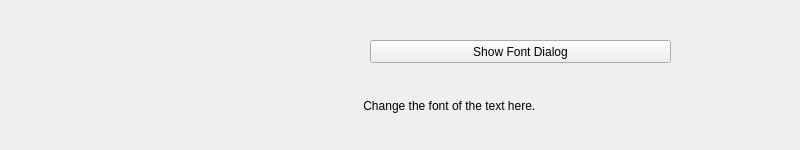
<?xml version="1.0" encoding="UTF-8"?>
<ui version="4.0">
 <class>Widget</class>
 <widget class="QWidget" name="Widget">
  <property name="geometry">
   <rect>
    <x>0</x>
    <y>0</y>
    <width>800</width>
    <height>150</height>
   </rect>
  </property>
  <property name="windowTitle">
   <string>Widget</string>
  </property>
  <widget class="QPushButton" name="showFontDialogButton">
   <property name="geometry">
    <rect>
     <x>370</x>
     <y>40</y>
     <width>301</width>
     <height>23</height>
    </rect>
   </property>
   <property name="text">
    <string>Show Font Dialog</string>
   </property>
  </widget>
  <widget class="QLabel" name="label">
   <property name="geometry">
    <rect>
     <x>360</x>
     <y>80</y>
     <width>301</width>
     <height>51</height>
    </rect>
   </property>
   <property name="text">
    <string> Change the font of the text here.</string>
   </property>
   <property name="wordWrap">
    <bool>true</bool>
   </property>
  </widget>
 </widget>
 <resources/>
 <connections/>
</ui>
